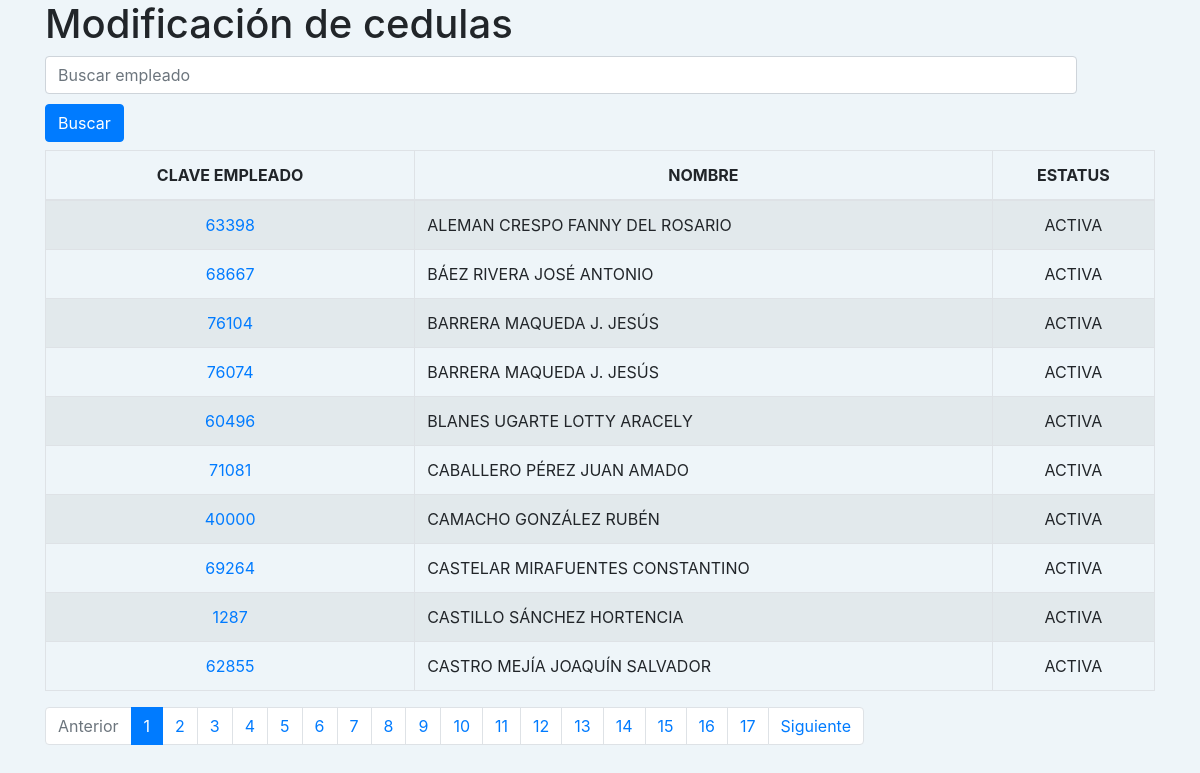
Page /lista_mod_cedulas.php?pagina=1 on the committed database.
### tables this page shows
CREATE TABLE IF NOT EXISTS `cedulas` (
  `id` int(11) NOT NULL AUTO_INCREMENT,
  `empleado` varchar(5) DEFAULT NULL,
  `grado` smallint(2) DEFAULT 0,
  `puesto` varchar(5) DEFAULT NULL,
  `area` varchar(5) DEFAULT NULL,
  `vigencia` date DEFAULT NULL,
  `archivo` varchar(100) DEFAULT NULL,
  `baja` tinyint(1) DEFAULT 0,
  PRIMARY KEY (`id`)
);

CREATE TABLE IF NOT EXISTS `empleados` (
  `id` int(11) NOT NULL AUTO_INCREMENT,
  `clave` varchar(5) NOT NULL DEFAULT '0',
  `nombre` varchar(100) DEFAULT NULL,
  `grado` tinyint(2) DEFAULT 0,
  `vigencia` date DEFAULT NULL,
  `departamento` mediumint(5) DEFAULT 0,
  `puesto` varchar(4) DEFAULT NULL,
  `baja` tinyint(1) DEFAULT 0,
  PRIMARY KEY (`id`)
);

### lista_mod_cedulas.php (the view, shortened to what this page needs)
<?php
include_once("Connections/cedulas.php");
try {
    $sql = "SELECT c.empleado, e.nombre
	FROM cedulas c JOIN empleados e
	ON c.empleado = e.clave ORDER BY e.nombre";
    $consultaCed = $conexion->prepare($sql);
    $consultaCed->execute();
    $cedulas_x_pagina = 10;
    $total_cedulas_bd = $consultaCed->rowCount();
    $paginas = $total_cedulas_bd/$cedulas_x_pagina;
    $paginas = ceil($paginas);
}catch(PDOException $e) {
    echo $e->getMessage();
}
?>
<!DOCTYPE html>
<html lang="es">
<head>
	<link rel="stylesheet" href="https://stackpath.bootstrapcdn.com/bootstrap/4.1.3/css/bootstrap.min.css">
    <link rel="stylesheet" type="text/css" href="css/acomoda.css">
</head>
<body>
	<div class="container  my-5">
            <h1>Modificación de cedulas</h1>
            <form method="POST" action="" onSubmit="return validarForm(this)">
                <input type="text" class="form-control" placeholder="Buscar empleado" name="palabra" style="width: 93%; display: inline-block; margin-bottom: 10px;">
                <button type="submit" class="btn btn-primary" name="buscar" id="buscar" value="&rarr;" style="margin-bottom: 8px;">Buscar</button>
            </form>
            <?php
            $iniciar = ((int)$_GET['pagina']-1)*$cedulas_x_pagina;
            if(isset($_POST['buscar'])) {
                try {
                    $sql_ced = "SELECT c.empleado, e.nombre, c.baja FROM cedulas c JOIN empleados e ON c.empleado = e.clave AND e.nombre like '%".$_POST['palabra']."%' ORDER BY e.nombre LIMIT :iniciar,:ndictamenes";
                    $sentencia_ced = $conexion->prepare($sql_ced);
                    $sentencia_ced->bindParam(':iniciar', $iniciar, PDO::PARAM_INT);
                    $sentencia_ced->bindParam(':ndictamenes', $cedulas_x_pagina, PDO::PARAM_INT);
                    $sentencia_ced->execute();
                }catch(PDOException $e) {
                    echo $e->getMessage();
                }
            } else {
                try {
                    $sql_ced = "SELECT c.empleado, e.nombre, c.baja FROM cedulas c JOIN empleados e ON c.empleado = e.clave ORDER BY e.nombre LIMIT :iniciar,:ndictamenes";
                    $sentencia_ced = $conexion->prepare($sql_ced);
                    $sentencia_ced->bindParam(':iniciar', $iniciar, PDO::PARAM_INT);
                    $sentencia_ced->bindParam(':ndictamenes', $cedulas_x_pagina, PDO::PARAM_INT);
                    $sentencia_ced->execute();
                }catch(PDOException $e) {
                    echo $e->getMessage();
                }
            }
            $resultado_ced = $sentencia_ced->fetchAll();
            ?>
            <table class="table table-striped table-bordered">
                <thead>
                    <tr style="text-align: center;">
                        <th>CLAVE EMPLEADO</th>
                        <th>NOMBRE</th>
                        <th>ESTATUS</th>
                    </tr>
                </thead>
                <?php
                foreach($resultado_ced as $cedula):
                    if($cedula['baja'] == 0) {
                        $estatus = 'ACTIVA';
                    } else {
                        $estatus = 'INACTIVA';
                    }
                ?>
                    <tr>
                        <td style="text-align: center;  width: 33.3%;"><a href="modCedulas.php?recordID=<?php echo $cedula['empleado']; ?>"><?php echo $cedula['empleado']; ?></a></td>
                        <td style="text-align: left;"><?php echo $cedula['nombre']; ?></td>
                        <td style="text-align: center;"><?php echo $estatus; ?></td>
                    </tr>
                <?php endforeach ?>
            </table>
            <nav aria-label="Page navigatíon example">
                <ul class="pagination">
                    <li class="page-item <?php echo $_GET['pagina']<=1 ? 'disabled' : '' ?>">
                        <a class="page-link" href="lista_mod_cedulas.php?pagina=<?php echo (int)$_GET['pagina']-1; ?>">  Anterior</a>
                    </li>
                    <?php for($i=0;$i<$paginas;$i++): ?>
                        <li class="page-item <?php echo $_GET['pagina']==$i+1 ? 'active' : '' ?>">
                            <a class="page-link" href="lista_mod_cedulas.php?pagina=<?php echo $i+1; ?>">
                                <?php echo $i+1; ?>
                            </a>
                        </li>
                    <?php endfor ?>
                    <li class="page-item <?php echo $_GET['pagina']>=$paginas ? 'disabled' : '' ?>">
                        <a class="page-link" href="lista_mod_cedulas.php?pagina=<?php echo (int)$_GET['pagina']+1; ?>">Siguiente</a>
                    </li>
                </ul>
            </nav>
        </div>
</body>
</html>

### css/acomoda.css (style rules this page uses)
.my-5 { margin-top: 0 !important; }

### lista_mod_cedulas.php (style rules this page uses)
body { background-color: #eef5f9; }

### rows in the picture
cedulas: empleado "63398", empleados.nombre "ALEMAN CRESPO FANNY DEL ROSARIO", baja "ACTIVA"
cedulas: empleado "68667", empleados.nombre "BÁEZ RIVERA JOSÉ ANTONIO", baja "ACTIVA"
cedulas: empleado "76104", empleados.nombre "BARRERA MAQUEDA J. JESÚS", baja "ACTIVA"
cedulas: empleado "76074", empleados.nombre "BARRERA MAQUEDA J. JESÚS", baja "ACTIVA"
cedulas: empleado "60496", empleados.nombre "BLANES UGARTE LOTTY ARACELY", baja "ACTIVA"
cedulas: empleado "71081", empleados.nombre "CABALLERO PÉREZ JUAN AMADO", baja "ACTIVA"
cedulas: empleado "40000", empleados.nombre "CAMACHO GONZÁLEZ RUBÉN", baja "ACTIVA"
cedulas: empleado "69264", empleados.nombre "CASTELAR MIRAFUENTES CONSTANTINO", baja "ACTIVA"
cedulas: empleado "1287", empleados.nombre "CASTILLO SÁNCHEZ HORTENCIA", baja "ACTIVA"
cedulas: empleado "62855", empleados.nombre "CASTRO MEJÍA JOAQUÍN SALVADOR", baja "ACTIVA"
